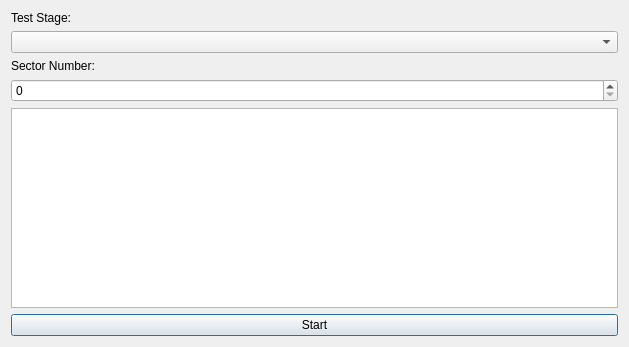
<?xml version="1.0" encoding="UTF-8"?>
<ui version="4.0">
 <class>testOnePluginDialog</class>
 <widget class="QDialog" name="testOnePluginDialog">
  <property name="geometry">
   <rect>
    <x>0</x>
    <y>0</y>
    <width>629</width>
    <height>347</height>
   </rect>
  </property>
  <property name="windowTitle">
   <string>testOnePlugin</string>
  </property>
  <layout class="QVBoxLayout" name="verticalLayout">
   <item>
    <widget class="QLabel" name="label">
     <property name="text">
      <string>Test Stage:</string>
     </property>
    </widget>
   </item>
   <item>
    <widget class="QComboBox" name="comboBox">
     <property name="currentIndex">
      <number>0</number>
     </property>
     <item>
      <property name="text">
       <string/>
      </property>
     </item>
    </widget>
   </item>
   <item>
    <widget class="QLabel" name="label_3">
     <property name="text">
      <string>Sector Number:</string>
     </property>
    </widget>
   </item>
   <item>
    <widget class="QSpinBox" name="spinBox"/>
   </item>
   <item>
    <widget class="QTextBrowser" name="textBrowser"/>
   </item>
   <item>
    <widget class="QPushButton" name="pushButton">
     <property name="text">
      <string>Start</string>
     </property>
    </widget>
   </item>
  </layout>
 </widget>
 <resources/>
 <connections/>
</ui>
